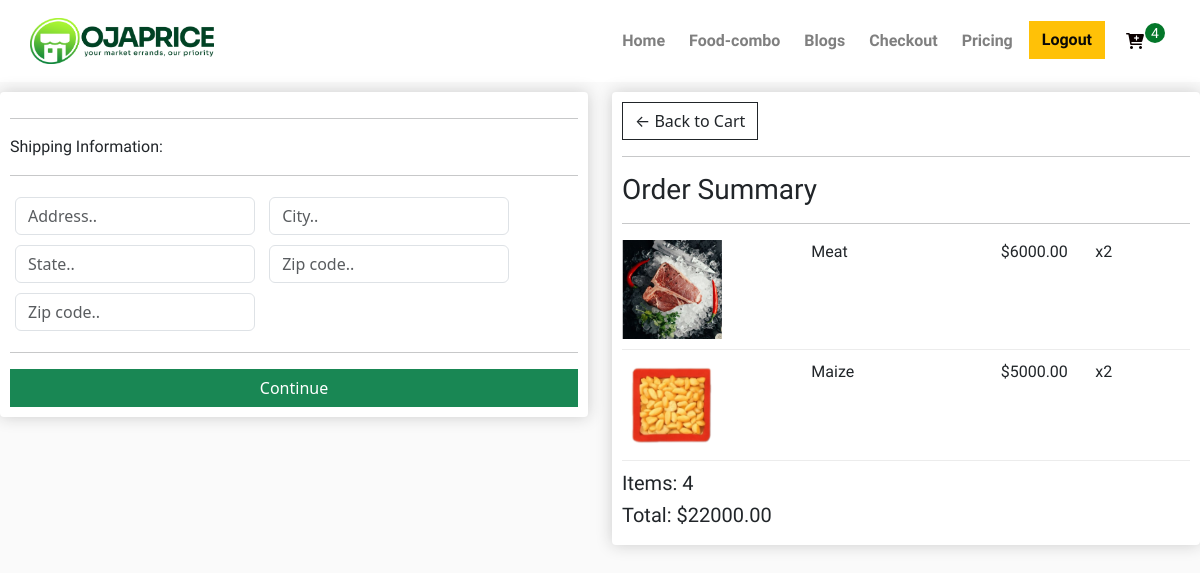
Screenshot of /checkout/ (signed in) with the database file from the repository.
### store/models.py (models this page shows, shortened)
class OrderItem(models.Model):
    product = models.ForeignKey(Product, on_delete=models.SET_NULL, null=True)
    order = models.ForeignKey(Order, on_delete=models.SET_NULL, null=True)
    quantity = models.IntegerField(default=0, null=True, blank=True)
    date_added = models.DateTimeField(auto_now_add=True)
    @property
    def get_total(self):
        total = self.quantity * self.product.price
        return total

class Product(models.Model):
    category = models.ForeignKey(Category, on_delete=models.PROTECT, related_name="products", blank=True, null=True)
    name = models.CharField(max_length=200)
    slug = models.SlugField(max_length=256, blank=True, null=True, unique=True)
    description = models.TextField(blank=True, null=True)
    price = models.DecimalField(max_digits=8, decimal_places=2)
    deleted_price = models.DecimalField(max_digits=10, decimal_places=2, null=True, blank=True)
    digital = models.BooleanField(default=False, null=True, blank=True)
    image = models.ImageField(null=True, blank=True, upload_to="store")
    created_at = models.DateTimeField(auto_now_add=True)
    updated_at = models.DateTimeField(auto_now=True)
    @property
    def imageURL(self):
        try:
            url = self.image.url
        except:
            url = ""
        return url

class Order(models.Model):
    customer = models.ForeignKey(
        Customer, on_delete=models.SET_NULL, null=True, blank=True
    )
    date_ordered = models.DateTimeField(auto_now_add=True)
    complete = models.BooleanField(default=False, null=True, blank=True)
    transaction_id = models.CharField(max_length=100, null=True)
    @property
    def shipping(self):
        shipping = False
        orderitems = self.orderitem_set.all()
        for i in orderitems:
            if i.product.digital == False:
                shipping = True
        return shipping
    @property
    def get_cart_total(self):
        orderitems = self.orderitem_set.all()
        total = sum([item.get_total for item in orderitems])
        return total
    @property
    def get_cart_items(self):
        orderitems = self.orderitem_set.all()
        total = sum([item.quantity for item in orderitems])
        return total

### store/views.py (the view)
# urls.py: path("checkout/", views.checkout, name="checkout"),
def checkout(request):
    data = cartData(request)
    cartItems = data["cartItems"]
    cartItems = data["cartItems"]
    items = data["items"]
    order = data["order"]
    context = {"items": items, "order": order, "cartItems": cartItems}
    return render(request, "store/checkout.html", context)

### store/utils.py (called while the page is built)
def cartData(request):
    if request.user.is_authenticated:
        customer, created = Customer.objects.get_or_create(user=request.user)
        order, created = Order.objects.get_or_create(customer=customer, complete=False)
        items = order.orderitem_set.all()
        cartItems = order.get_cart_items
    else:  # unauthenticated
        cookieData = cookiesCart(request)
        cartItems = cookieData['cartItems']
        items = cookieData['items']
        order = cookieData['order']
    return {'items': items, 'order': order, 'cartItems': cartItems}

### users/models.py (called while the page is built)
    def __str__(self):
        return self.email

### templates/store/checkout.html (shortened to what this page needs)
{% extends 'assets/base.html' %}
{% load static %}
{% block content %}
     <div class="row">
		<div class="col-lg-6">
			<div class="box-element" id="form-wrapper">
				<form id="form">
					<div id="shipping-info">
						<hr>
						<p>Shipping Information:</p>
						<hr>
						<div class="form-field">
							<input class="form-control" type="text" name="address" placeholder="Address..">
						</div>
						<div class="form-field">
							<input class="form-control" type="text" name="city" placeholder="City..">
						</div>
						<div class="form-field">
							<input class="form-control" type="text" name="state" placeholder="State..">
						</div>
						<div class="form-field">
							<input class="form-control" type="text" name="zipcode" placeholder="Zip code..">
						</div>
						<div class="form-field">
							<input class="form-control" type="text" name="country" placeholder="Zip code..">
						</div>
					</div>
					<hr>
					<input id="form-button" class="btn btn-success btn-block" type="submit" value="Continue">
				</form>
			</div>
			<br>
		</div>
		<div class="col-lg-6">
			<div class="box-element">
				<a  class="btn btn-outline-dark" href="{% url 'cart' %}">&#x2190; Back to Cart</a>
				<hr>
				<h3>Order Summary</h3>
				<hr>
				{% for item in items %}
				<div class="cart-row">
					<div style="flex:2"><img class="row-image" src="{{item.product.imageURL}}"></div>
					<div style="flex:2"><p>{{item.product.name}}</p></div>
					<div style="flex:1"><p>${{item.product.price|floatformat:2}}</p></div>
					<div style="flex:1"><p>x{{item.quantity}}</p></div>
				</div>
				{% endfor %}
				<h5>Items:   {{order.get_cart_items}}</h5>
				<h5>Total:   ${{order.get_cart_total|floatformat:2}}</h5>
			</div>
		</div>
	</div>
{% endblock %}

### static/css/main.css (style rules this page uses)
body { background-color: hsl(0, 0%, 98%); }
h1,h2,h3,h4,h5,h6,p { font-family: 'mulish'; }
.box-element { box-shadow:hsl(0, 0%, 80%) 0 0 16px; background-color: #fff; border-radius: 4px; padding: 10px; }
.col-lg-4, .col-lg-6, .col-lg-8, .col-lg-12 { margin-top: 10px; }
.btn { border-radius: 0; }
.row-image { width: 100px; }
.form-field { width:250px; display: inline-block; padding: 5px; }
.cart-row { display: flex; align-items: flex-stretch; padding-bottom: 10px; margin-bottom: 10px; border-bottom: 1px solid #ececec; }

### rows the page displays
OrderItem: product.imageURL (picture), product.name "Meat", product.price "6000.00", quantity "2"
OrderItem: product.imageURL (picture), product.name "Maize", product.price "5000.00", quantity "2"
Order: get_cart_items "4", get_cart_total "22000.00"

### other values shown
{{ cartItems }} "4"
